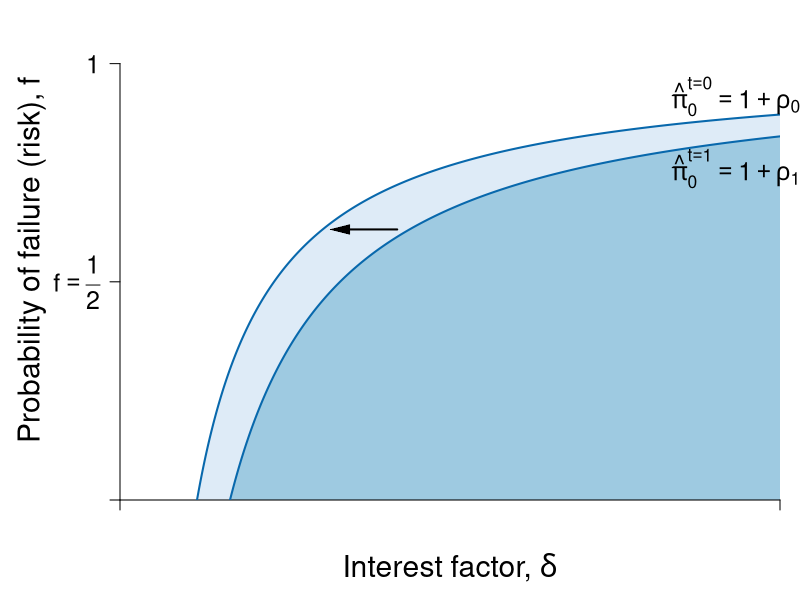

This chart was generated by the following R code:
#' Graph Designer: Scott Cohn
#' Authors: Bowles and Halliday
#' Title: Coordination, Conflict and Competition: A Text in Microeconomics

library(shape)
pdf(file = "credit/credit_investment_macro_a.pdf", width = 8, height = 6)

#Set parameters for graphics
pointsize <- 1.8
axislabelsize <- 1.8
labelsize <- 1.5
namesize <- 1.8
annotatesize <- 1.5
graphlinewidth <- 2
segmentlinewidth <- 1.5

COL <- c("#7fc97f", "#beaed4", "#fdc086", "#ffff99", "#386cb0", "#f0027f", "#bf5b17", "#666666")
COLA <- c("#e0f3db", "#99d8c9","#66c2a4","#41ae76", "#238b45", "#005824")
COLB <- c("#c6dbef", "#4eb3d3", "#2b8cbe", "#0868ac","#084081")
COLC <- c("#fcfbfd", "#efedf5", "#dadaeb", "#bcbddc", "#9e9ac8", "#807dba", "#6a51a3", "#54278f", "#3f007d")
grays <- gray.colors(25, start = 1, end = 0, alpha = 1)

#Edited the margins to cater for the larger LHS labels
par(mar =  c(5, 6, 1, 1))

brfFn <- function(delta, q = 1, k = 1) {
  .5 + (delta / (2 * q)) * (1 - k)
}

PCFn <- function(delta, q = 1) {
  delta/q
}

isoreturnFn <- function(delta, pi = 0.125) {
  1 - (pi)/delta
}

yFn <- function(d1, f1, q = 1){
  q*f1*(1 - f1) - d1*(1 - f1)
}

ylow <- function(delta, q = 1, ybar = 0.0625){
  (-sqrt(delta^2 - 2*delta*q + q^2 - 4*q*ybar) + delta + q)/(2*q)
}

yhigh <- function(delta, q = 1, ybar = 0.0625){
  (sqrt(delta^2 - 2*delta*q + q^2 - 4*q*ybar) + delta + q)/(2*q)
}

xlims <- c(0, 1.5)
ylims <- c(0, 1.1)

npts <- 501 
d1 <- seq(xlims[1], xlims[2], length.out = npts)
f1 <- seq(ylims[1], ylims[2], length.out = npts) 
a <- c(0.0625)

plot(0, 0, xlim = xlims, ylim = ylims, type = "n",
     xlab = expression(paste("")),
     ylab = expression(paste("")), 
     xaxt = "n", 
     yaxt = "n", 
     cex.lab = axislabelsize, 
     bty = "n",
     xaxs = "i", 
     yaxs = "i"
)


ticksy <- c(ylims[1], 0.5, ylims[2] - 0.1)
ylabels <- c(NA, expression(paste(f == frac(1,2))), 1)
ticksx <- c(xlims[1],NA, NA, xlims[2])
xlabels <- c(NA, NA, NA, NA)


npts <- 503 
xx1 <- seq(xlims[1], xlims[2], length.out = npts)


# Polygon
COLD <- c("#deebf7", "#9ecae1")
xpoly <- seq(from = 0.175, to = xlims[2], length.out = 500)
ypoly <- isoreturnFn(xpoly, pi = 0.175)
polygon(x = xpoly, y = ypoly, col = COLD[1], density = NULL, border = NA)

xpoly1 <- c(0.175, xlims[2], xlims[2])
ypoly1 <- c(0, 0, isoreturnFn(xlims[2], pi = 0.175))
polygon(x = xpoly1, y = ypoly1, col = COLD[1], density = NULL, border = NA)

xpoly2 <- seq(from = 0.25, to = xlims[2], length.out = 500)
ypoly2 <- isoreturnFn(xpoly2, pi = 0.25)
polygon(x = xpoly2, y = ypoly2, col = COLD[2], density = NULL, border = NA)

xpoly3 <- c(0.25, xlims[2], xlims[2])
ypoly3 <- c(0, 0, isoreturnFn(xlims[2], pi = 0.25))
polygon(x = xpoly3, y = ypoly3, col = COLD[2], density = NULL, border = NA)

segments(0.25, 0, xlims[2], isoreturnFn(xlims[2], pi = 0.25), col = COLD[2])

axis(1, at = ticksx, pos = 0, labels = xlabels, cex.axis = labelsize)
axis(2, at = ticksy, pos = 0, labels = ylabels, las = 1, cex.axis = labelsize)


#Draw the graphs
# lines(xx1, brfFn(xx1, k = 0.28), col = COLA[4], lwd = graphlinewidth)
# lines(xx1, brfFn(xx1, k = 0.5), col = COLA[4], lwd = graphlinewidth)
# lines(xx1, brfFn(xx1, k = 0.75), col = COLA[4], lwd = graphlinewidth)
lines(xx1, isoreturnFn(xx1, pi = 0.175), col = COLB[4], lwd = graphlinewidth)
lines(xx1, isoreturnFn(xx1, pi = 0.25), col = COLB[4], lwd = graphlinewidth)
#lines(xx1, isoreturnFn(xx1, pi = 0.5), col = COLB[4], lwd = graphlinewidth)


#Axis labels
mtext(expression(paste("Interest factor, ", delta)), side = 1, line = 3.3, cex = axislabelsize)
text(-0.2, 0.5*(ylims[2]), expression(paste("Probability of failure (risk), ", f)), xpd = TRUE, cex = axislabelsize, srt = 90) 

#segments(0.39, -1, 0.39, brfFn(0.39, k = 0.75), lty = 2, col = grays[20] , lwd = segmentlinewidth)
#points(0.39, brfFn(0.39, k = 0.75), pch = 16, col = "black", cex = 1.5)
#text(0.39 + 0.025, brfFn(0.39, k = 0.75) - 0.03, expression(paste(b)), cex = labelsize)

#segments(1, -1, 1, brfFn(delta = 1, k = 0.5), lty = 2, col = grays[20] , lwd = segmentlinewidth)
#points(1, brfFn(1, k = 0.5), pch = 16, col = "black", cex = 1.5)
# text(1, brfFn(1, k = 0.5) + 0.04, expression(paste(n)), cex = labelsize)

#segments(.59, -1, 0.59, brfFn(delta = 0.59, k = 0.75), lty = 2, col = grays[20] , lwd = segmentlinewidth)
#points(0.59, brfFn(0.59, k = 0.75), pch = 16, col = "black", cex = 1.5)
#text(0.59 + 0.025, brfFn(0.59, k = 0.75) - 0.03, expression(paste(a)), cex = labelsize)

#segments(.7, -1, 0.7, brfFn(delta = 0.7, k = 0.28), lty = 2, col = grays[20] , lwd = segmentlinewidth)
#points(0.7, brfFn(0.7, k = 0.28), pch = 16, col = "black", cex = 1.5)

# ZPC
text(1.4, 0.925, expression(paste(hat(pi)[0]^{t==0} == 1 + rho[0])), cex = labelsize, xpd = TRUE)
text(1.4, 0.76, expression(paste(hat(pi)[0]^{t==1} == 1 + rho[1])), cex = labelsize, xpd = TRUE)

# text(1.1, 1.08, expression(paste("BRF of previously excluded")), cex = labelsize, xpd = TRUE)
# text(1.1, 1.02, expression(paste("now marginal borrower")), cex = labelsize, xpd = TRUE)
# Arrows(1.1, 0.98, 1.1, 0.92, col = "black", lty = 1, lwd = 2, arr.type = "triangle", arr.lwd = 0.5)
# 
# text(1.1, 0.5, expression(paste("BRF of")), cex = labelsize)
# text(1.1, 0.44, expression(paste("wealthy borrower")), cex = labelsize)
# Arrows(1.1, 0.53, 1.1, 0.6, col = "black", lty = 1, lwd = 2, arr.type = "triangle", arr.lwd = 0.5)
# 
# 
# text(0.6, 0.91, expression(paste("BRF of previously")), cex = labelsize)
# text(0.6, 0.85, expression(paste("marginal borrower")), cex = labelsize)
# Arrows(0.6, 0.82, 0.6, 0.68, col = "black", lty = 1, lwd = 2, arr.type = "triangle", arr.lwd = 0.5)

#text(0.49, 0.15, expression(paste("Policy")), cex = labelsize)
#text(0.49, 0.09, expression(paste("Change")), cex = labelsize)
Arrows(0.63, 0.62, 0.5, 0.62, col = "black", lty = 1, lwd = 2, arr.type = "triangle", arr.lwd = 0.5)


dev.off()
